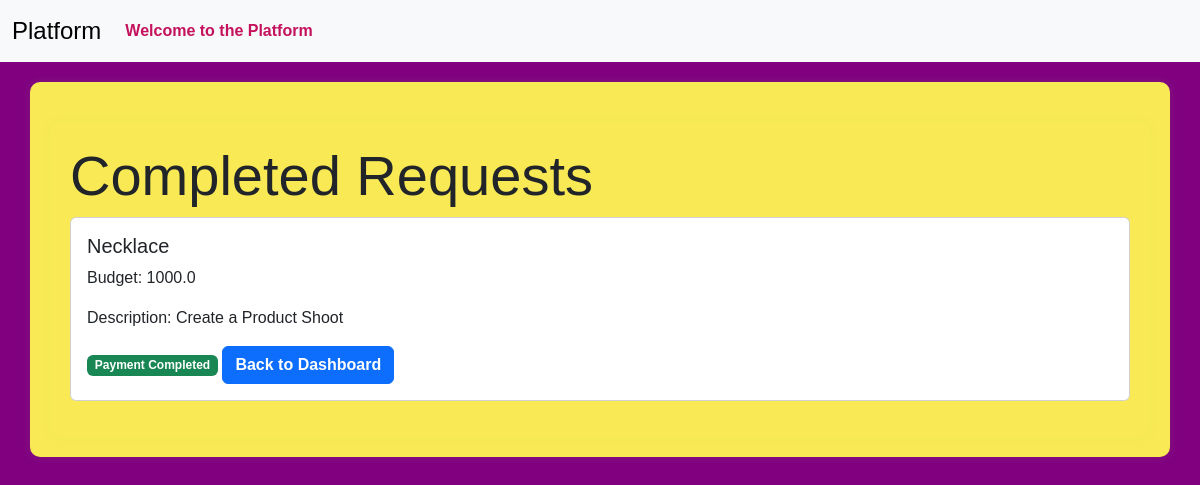
The page /completed_requests (signed in) on the database as committed earlier.
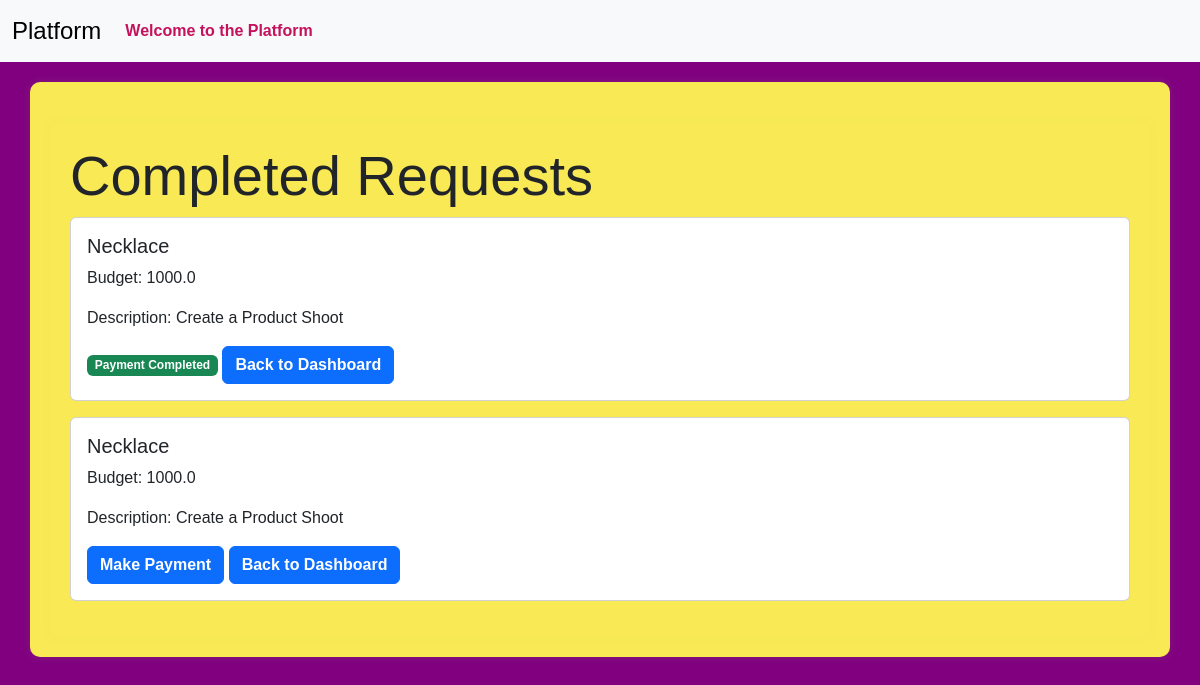
The same page on the database as committed later.
### models.py (models this page shows)
class Campaign(db.Model):
    __tablename__ = 'campaign'
    id = Column(Integer, primary_key=True)
    name = Column(String(256), unique=False)
    description = Column(Text, nullable=True)
    start_date = Column(Date, nullable=False,default=date.today())
    end_date = Column(Date, nullable=False,default=lambda:date.today()+timedelta(days=30))
    budget = Column(Float, nullable=False,default=0.0)
    visibility = Column(Enum('public', 'private', name='visibility_enum'), nullable=False, default='public')
    sponsor_id = Column(Integer, ForeignKey('sponsor.id'), nullable=False)
    flagged = Column(Boolean, default=False)
    status = Column(String(20), nullable=False,default='In Progress')
    niche = db.Column(db.Enum(NicheEnum), nullable=True)
    completion_status = Column(Boolean, default=False)
    sponsor = relationship('Sponsor', backref='campaigns', overlaps="sponsor_campaigns,sponsor_relation")

### routes.py (the view)
@app.route('/completed_requests')
@login_required
def completed_requests():
    if not isinstance(current_user,Sponsor):
        return "Unauthorized", 403
    completed_campaigns=Campaign.query.filter(Campaign.sponsor_id==current_user.id, Campaign.status.in_(['Completed','Payment Completed'])).all()
    return render_template('completed_requests.html', completed_campaigns= completed_campaigns)

### app.py (called while the page is built)
@login_manager.user_loader
def load_user(user_id):
    return User.query.get(int(user_id))

### templates/completed_requests.html (shortened to what this page needs)
{% extends 'layout.html' %}
{% block content %}
<div class="container">
    <h1 class="display-4"> Completed Requests</h1>
    {% for campaign in completed_campaigns %}
      <div class="card mb-3">
        <div class="card-body">
            <h5 class="card-title">{{campaign.name}}</h5>
            <p>Budget: {{campaign.budget}}</p>
            <p>Description: {{campaign.description}}</p>
            {% if campaign.status == 'Payment Completed' %}
                    <span class="badge bg-success">Payment Completed</span>
            {% else %}
               <a href="{{url_for('make_payment',campaign_id=campaign.id)}}" class="btn btn-primary">Make Payment</a>
            {% endif %}
            <a href="{{url_for('sponsor_dashboard')}}" class="btn btn-primary">Back to Dashboard</a>
        </div>
      </div>
    {% endfor %}
</div>
{% endblock %}

Rows that differ between the two databases and show on the page:
added Campaign: name "Necklace", budget "1000.0", description "Create a Product Shoot"
